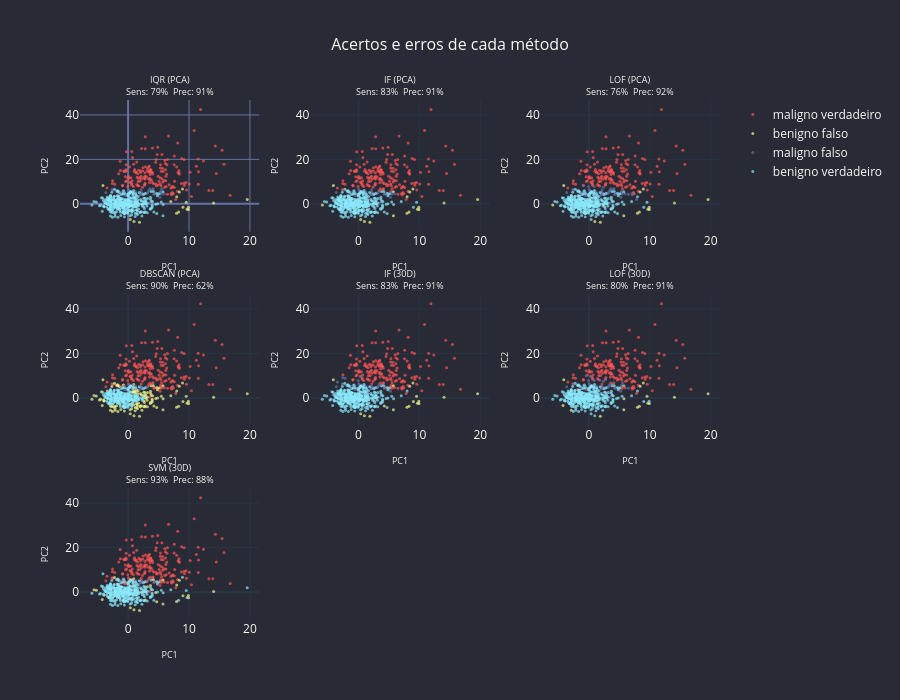

Source (notebook cell):
### Markdown cell above
## 10. Discussão

Observe os resultados:

- Qual método tem a **melhor sensibilidade** (capturou mais malignos)?
- Qual método tem a **melhor precisão** (menos falsos positivos entre os detectados)?
- O **F1-score** equilibra os dois — quem tem o melhor?
- **DBSCAN (30D)** tem 100% de sensibilidade, mas com que custo? (marcou TUDO como anomalia!)
- Algum método deixou passar anomalias reais (falso negativo)?

### PCA vs. todas as features

Note como os resultados diferem ao usar apenas 2 PCs vs. todas as 30 features:

- **DBSCAN com 30 features marca TODOS os 569 pontos como ruído** — isso é a **maldição da dimensionalidade**: em 30 dimensões, as distâncias entre todos os pontos se tornam muito grandes, então o $ eps=0,8 $ não consegue agrupar nenhum ponto. O recall é 100% inútil — não serve para nada porque precisão é apenas 37% (212/569). F1 = 54%, kappa = 0, ou seja, acertou tudo por acaso, já que classificou tudo como maligno, ele vai acertar 100% dos casos de câncer maligno.
- **DBSCAN (PCA)** tem recall de 90% e precisão de 62%, muito melhor. $ F1 = 74\% $.
- **SVM (30D)** com kernel RBF treinado só em benignos alcança **93% recall e 88% precisão** — F1 de **90%**, o melhor resultado!
- **IQR (30D)** tem 94% recall mas apenas 66% precisão: muitos benignos são falsos positivos.
- A variância retida pelo PCA caiu de 63% para **56%** ao treinar só nos benignos os malignos inflavam artificialmente a variância.

**Morale**: Nunca olhe apenas para sensibilidade (recall). Um modelo que marca tudo como anomalia tem 100% de recall, mas é inútil. O **F1-score** equilibra recall e precisão.


### F1 vs. Kappa de Cohen

O Kappa de Cohen mede a concordância entre predição e realidade descontando o acerto esperado ao acaso.
Enquanto o F1 penaliza mais fortemente os falsos positivos (precisão), o Kappa penaliza modelos que acertam por acaso,
como o **DBSCAN (30D)** que ao marcar tudo como anomalia tem $ F1=54\% $ mas $ \kappa = 0,00 $ (nenhuma
concordância além do acaso). O melhor Kappa é do **SVM (30D)** com 0,84 ($ F1=90\% $) — concordância quase perfeita.
O IQR (PCA) também se sai bem: $ \kappa = 0,69 $.

Consulte a tabela e o gráfico de barras para comparar F1 e Kappa lado a lado. O Kappa é especialmente útil para expor modelos que acertam por acaso (DBSCAN 30D: Kappa = 0,00).

Não existe método perfeito. A escolha depende:

- do custo de falsos positivos vs. falsos negativos
- da natureza dos dados
- do contexto de negócio

### Pergunta para reflexão

Os pontos detectados (malignos) parecem **erro de medição**, **evento raro** ou **caso clinicamente importante**? Justifique com base nos resultados.

### Code cell
def tp_fn_fp_tn(real_col, pred_col):
    r = dados[real_col].values
    p = dados[pred_col].values
    tp = (r == 1) & (p == True)
    fp = (r == 0) & (p == True)
    fn = (r == 1) & (p == False)
    tn = (r == 0) & (p == False)
    out = np.full(len(r), "", dtype=object)
    out[tp] = "maligno verdadeiro"
    out[fp] = "benigno falso"
    out[fn] = "maligno falso"
    out[tn] = "benigno verdadeiro"
    return out, tp, fp, fn

selecao = [
    ("IQR (PCA)", "anomalia_iqr_pca"),
    ("IF (PCA)", "anomalia_if_pca"),
    ("LOF (PCA)", "anomalia_lof_pca"),
    ("DBSCAN (PCA)", "anomalia_dbscan_pca"),
    ("IF (30D)", "anomalia_if_full"),
    ("LOF (30D)", "anomalia_lof_full"),
    ("SVM (30D)", "anomalia_svm_full"),
]

cat_cmap2 = {
    "maligno verdadeiro": DRACULA["red"],
    "benigno falso": DRACULA["yellow"],
    "maligno falso": DRACULA["muted"],
    "benigno verdadeiro": DRACULA["cyan"],
}

titles = []
metricas = []
for nome, col in selecao:
    cats, tp, fp, fn = tp_fn_fp_tn("anomalia_real", col)
    sens = tp.sum() / (tp.sum() + fn.sum()) if (tp.sum() + fn.sum()) > 0 else 0
    prec = tp.sum() / (tp.sum() + fp.sum()) if (tp.sum() + fp.sum()) > 0 else 0
    metricas.append((nome, col, sens, prec))
    titles.append(f"{nome}<br>Sens: {sens:.0%}  Prec: {prec:.0%}")

fig = make_subplots(3, 3, subplot_titles=titles,
                     vertical_spacing=0.12, horizontal_spacing=0.08)
for idx, (nome, col, sens, prec) in enumerate(metricas):
    row, col_idx = idx // 3 + 1, idx % 3 + 1
    cats, _, _, _ = tp_fn_fp_tn("anomalia_real", col)
    for cat in cat_cmap2:
        mask = cats == cat
        if mask.sum() == 0:
            continue
        fig.add_trace(go.Scatter(
            x=dados.loc[mask, "pc1"], y=dados.loc[mask, "pc2"],
            mode="markers",
            marker=dict(color=cat_cmap2[cat], size=3, opacity=0.7),
            name=cat, showlegend=(idx == 0)), row=row, col=col_idx)
    fig.update_xaxes(title_text="PC1", row=row, col=col_idx, title_font_size=9)
    fig.update_yaxes(title_text="PC2", row=row, col=col_idx, title_font_size=9)

fig = dracula_layout(fig, title="Acertos e erros de cada método")
fig.update_layout(height=700)
fig.update_annotations(font_size=9)
fig.show()

### Figure 1 — Plotly figure (JSON) as saved in the notebook; plotly's stock layout.template omitted (floating-point values rounded to 4 significant figures; data arrays with more than 128 entries replaced by an {"elided": "..."} marker saying what was removed)
{"data": [{"marker": {"color": "#ff5555", "opacity": 0.7, "size": 3}, "mode": "markers", "name": "maligno verdadeiro", "showlegend": true, "type": "scatter", "x": {"elided": "168 float values"}, "xaxis": "x", "y": {"elided": "168 float values"}, "yaxis": "y"}, {"marker": {"color": "#f1fa8c", "opacity": 0.7, "size": 3}, "mode": "markers", "name": "benigno falso", "showlegend": true, "type": "scatter", "x": [14.04, 8.291, 0.9695, 8.936, 7.96, 19.56, 9.007, 7.015, 8.41, 1.873, 9.892, 9.542, 7.984, -4.123, 9.68, 9.927, 0.3596], "xaxis": "x", "y": [0.3167, -3.695, -7.962, 6.707, -4.216, 1.899, -1.6, 1.015, 5.314, -8.254, -1.502, 0.7406, 3.146, 8.234, -2.399, -2.559, -7.094], "yaxis": "y"}, {"marker": {"color": "#6272a4", "opacity": 0.7, "size": 3}, "mode": "markers", "name": "maligno falso", "showlegend": true, "type": "scatter", "x": [5.352, -2.45, 0.7193, 0.05674, 3.225, -0.3331, 3.023, -2.383, 3.51, 3.067, 0.9375, 4.896, -1.555, 4.104, 4.303, 3.391, 1.322, 2.094, 1.212, 2.294, 0.02196, -0.549, -0.934, -0.8243, -0.5983, 5.237, 5.511, 5.924, 2.154, 0.1796, 5.446, 4.245, 2.32, -3.644, -0.1494, 3.997, 3.591, 0.03637, -1.868, 2.136, -2.645, 5.339, -0.935, 2.064], "xaxis": "x", "y": [4.92, 6.172, 5.474, 6.404, 5.13, 4.006, 4.751, 2.599, 0.3069, 4.806, 3.759, 4.31, 5.609, 6.813, 4.555, 6.041, 4.448, 4.232, 5.303, 4.627, 4.251, 3.651, 0.7825, 4.255, 5.356, 2.971, 6.745, 4.541, 6.229, 5.732, 4.376, 4.348, 4.601, 5.073, 0.1753, 6.525, 6.766, 3.976, 3.636, 5.16, 6.441, 5.595, 5.474, 4.153], "yaxis": "y"}, {"marker": {"color": "#8be9fd", "opacity": 0.7, "size": 3}, "mode": "markers", "name": "benigno verdadeiro", "showlegend": true, "type": "scatter", "x": {"elided": "340 float values"}, "xaxis": "x", "y": {"elided": "340 float values"}, "yaxis": "y"}, {"marker": {"color": "#ff5555", "opacity": 0.7, "size": 3}, "mode": "markers", "name": "maligno verdadeiro", "showlegend": false, "type": "scatter", "x": {"elided": "175 float values"}, "xaxis": "x2", "y": {"elided": "175 float values"}, "yaxis": "y2"}, {"marker": {"color": "#f1fa8c", "opacity": 0.7, "size": 3}, "mode": "markers", "name": "benigno falso", "showlegend": false, "type": "scatter", "x": [14.04, 8.291, 0.9695, 8.936, 7.96, 19.56, -2.229, -5.929, 8.41, 1.873, 9.892, 5.725, 7.984, -4.123, 9.68, 9.927, 0.3596, 5.729], "xaxis": "x2", "y": [0.3167, -3.695, -7.962, 6.707, -4.216, 1.899, 6.567, -0.5367, 5.314, -8.254, -1.502, 5.484, 3.146, 8.234, -2.399, -2.559, -7.094, -5.327], "yaxis": "y2"}, {"marker": {"color": "#6272a4", "opacity": 0.7, "size": 3}, "mode": "markers", "name": "maligno falso", "showlegend": false, "type": "scatter", "x": [5.352, -2.45, 0.7193, 0.05674, 3.225, -0.3331, 3.023, -2.383, 3.51, 3.067, 0.9375, 4.896, -1.555, 4.303, 1.322, 2.094, 1.212, 2.294, 0.02196, -0.549, -0.934, -0.8243, -0.5983, 5.237, 5.924, 2.154, 0.1796, 5.446, 4.245, 2.32, -3.644, -0.1494, 0.03637, -1.868, 2.136, -0.935, 2.064], "xaxis": "x2", "y": [4.92, 6.172, 5.474, 6.404, 5.13, 4.006, 4.751, 2.599, 0.3069, 4.806, 3.759, 4.31, 5.609, 4.555, 4.448, 4.232, 5.303, 4.627, 4.251, 3.651, 0.7825, 4.255, 5.356, 2.971, 4.541, 6.229, 5.732, 4.376, 4.348, 4.601, 5.073, 0.1753, 3.976, 3.636, 5.16, 5.474, 4.153], "yaxis": "y2"}, {"marker": {"color": "#8be9fd", "opacity": 0.7, "size": 3}, "mode": "markers", "name": "benigno verdadeiro", "showlegend": false, "type": "scatter", "x": {"elided": "339 float values"}, "xaxis": "x2", "y": {"elided": "339 float values"}, "yaxis": "y2"}, {"marker": {"color": "#ff5555", "opacity": 0.7, "size": 3}, "mode": "markers", "name": "maligno verdadeiro", "showlegend": false, "type": "scatter", "x": {"elided": "161 float values"}, "xaxis": "x3", "y": {"elided": "161 float values"}, "yaxis": "y3"}, {"marker": {"color": "#f1fa8c", "opacity": 0.7, "size": 3}, "mode": "markers", "name": "benigno falso", "showlegend": false, "type": "scatter", "x": [14.04, 8.291, 0.9695, 8.936, 7.96, 19.56, -5.929, 8.41, 1.873, 9.892, -4.123, 9.68, 9.927, 5.729], "xaxis": "x3", "y": [0.3167, -3.695, -7.962, 6.707, -4.216, 1.899, -0.5367, 5.314, -8.254, -1.502, 8.234, -2.399, -2.559, -5.327], "yaxis": "y3"}, {"marker": {"color": "#6272a4", "opacity": 0.7, "size": 3}, "mode": "markers", "name": "maligno falso", "showlegend": false, "type": "scatter", "x": [7.143, 5.352, -2.45, 0.7193, 0.05674, 3.225, -0.3331, 3.023, -2.383, 3.51, 3.067, 0.9375, 4.896, -1.555, 4.104, 4.303, 3.391, 1.322, 2.094, 1.212, 2.294, 0.02196, -0.9025, -0.549, 0.8719, -0.934, 7.831, -0.8243, -0.05732, -0.5983, 5.237, 5.924, 2.154, 0.1796, 5.446, 4.245, 2.386, 7.074, 2.32, -3.644, -0.1494, 3.997, 3.591, 0.03637, -1.868, 2.136, -2.645, 6.476, 5.339, -0.935, 2.064], "xaxis": "x3", "y": [4.067, 4.92, 6.172, 5.474, 6.404, 5.13, 4.006, 4.751, 2.599, 0.3069, 4.806, 3.759, 4.31, 5.609, 6.813, 4.555, 6.041, 4.448, 4.232, 5.303, 4.627, 4.251, 8.111, 3.651, 7.803, 0.7825, 1.964, 4.255, 7.794, 5.356, 2.971, 4.541, 6.229, 5.732, 4.376, 4.348, 7.502, 4.611, 4.601, 5.073, 0.1753, 6.525, 6.766, 3.976, 3.636, 5.16, 6.441, 4.312, 5.595, 5.474, 4.153], "yaxis": "y3"}, {"marker": {"color": "#8be9fd", "opacity": 0.7, "size": 3}, "mode": "markers", "name": "benigno verdadeiro", "showlegend": false, "type": "scatter", "x": {"elided": "343 float values"}, "xaxis": "x3", "y": {"elided": "343 float values"}, "yaxis": "y3"}, {"marker": {"color": "#ff5555", "opacity": 0.7, "size": 3}, "mode": "markers", "name": "maligno verdadeiro", "showlegend": false, "type": "scatter", "x": {"elided": "191 float values"}, "xaxis": "x4", "y": {"elided": "191 float values"}, "yaxis": "y4"}, {"marker": {"color": "#f1fa8c", "opacity": 0.7, "size": 3}, "mode": "markers", "name": "benigno falso", "showlegend": false, "type": "scatter", "x": [-0.6071, 0.3405, 1.989, 2.275, 3.161, 1.18, 14.04, 8.291, 2.399, 4.812, 3.78, 0.9695, 1.725, 2.202, 3.814, 8.936, 3.658, 2.59, 4.237, 4.158, -0.7432, -2.141, 3.95, 7.96, 19.56, -2.229, 2.952, -2.441, -1.672, 9.007, -5.929, -2.891, 1.569, 3.176, -2.667, 3.158, 0.6514, 0.9908, -1.285, -4.032, 7.015, 1.557, 5.068, 2.575, 3.966, -5.593, 1.085, 2.8, 5.753, 8.41, -3.412, -2.143, -5.212, -4.364, 1.873, -4.687, -3.974, 9.892, 3.919, -3.912, 2.035, 2.682, 2.702, 2.151, 3.681, 1.992, -4.507, -1.689, 9.542, 2.943, 2.909, 4.829, 1.162, 1.141, -1.871, 1.54, 5.725, 1.379, 2.831, -2.733, 3.107, 4.008, 2.622, -2.158, 4.698, 1.653, 5.453, 0.9309, -1.43, 0.6511, 0.9172, 7.984, -4.123, 2.756, 9.68, 9.927, 3.651, -1.723, 2.581, 4.701, 1.327, 1.409, 3.671, 4.542, 0.3596, 5.729, -1.88, 1.398, -2.899, 0.5824, 1.436, -1.194, 0.7958, -4.238, -2.558], "xaxis": "x4", "y": [-5.854, -5.37, -3.938, -5.504, -4.011, -4.264, 0.3167, -3.695, 1.174, 3.659, 5.484, -7.962, -2.308, -3.546, 1.163, 6.707, -2.447, -3.831, -3.645, 5.534, 5.836, -4.625, -0.5803, -4.216, 1.899, 6.567, -0.01595, -3.942, -6.095, -1.6, -0.5367, -5.528, 1.859, 2.405, 5.16, 0.4157, -2.421, 2.733, -2.989, -0.8597, 1.015, -3.4, 4.499, -1.262, -1.187, 1.05, 2.29, 1.138, -0.3444, 5.314, 3.083, -5.585, 0.8556, 2.772, -8.254, -0.9033, -1.356, -1.502, -1.909, -1.299, 1.988, -2.068, -3.925, 1.347, 2.078, -3.675, -0.621, 5.91, 0.7406, 0.02772, 1.47, 0.0263, -5.712, 3.137, 5.715, -4.85, 5.484, 3.766, -3.605, -3.855, -0.9924, 1.029, 0.5538, -3.772, 4.753, 3.267, 0.799, -3.024, 5.135, 2.416, 6.027, 3.146, 8.234, 2.448, -2.399, -2.559, -2.104, 5.461, 2.546, -4.353, 2.62, -4.338, 2.982, -0.2021, -7.094, -5.327, -3.488, -2.768, -3.628, -4.906, -2.644, -5.258, 2.87, -3.372, -6.068], "yaxis": "y4"}, {"marker": {"color": "#6272a4", "opacity": 0.7, "size": 3}, "mode": "markers", "name": "maligno falso", "showlegend": false, "type": "scatter", "x": [0.7193, -0.3331, 3.023, -2.383, 3.067, 1.322, 2.094, 1.212, 2.294, 0.02196, -0.549, -0.934, -0.8243, -0.5983, 0.1796, 2.32, -0.1494, 0.03637, -1.868, 2.136, 2.064], "xaxis": "x4", "y": [5.474, 4.006, 4.751, 2.599, 4.806, 4.448, 4.232, 5.303, 4.627, 4.251, 3.651, 0.7825, 4.255, 5.356, 5.732, 4.601, 0.1753, 3.976, 3.636, 5.16, 4.153], "yaxis": "y4"}, {"marker": {"color": "#8be9fd", "opacity": 0.7, "size": 3}, "mode": "markers", "name": "benigno verdadeiro", "showlegend": false, "type": "scatter", "x": {"elided": "242 float values"}, "xaxis": "x4", "y": {"elided": "242 float values"}, "yaxis": "y4"}, {"marker": {"color": "#ff5555", "opacity": 0.7, "size": 3}, "mode": "markers", "name": "maligno verdadeiro", "showlegend": false, "type": "scatter", "x": {"elided": "175 float values"}, "xaxis": "x5", "y": {"elided": "175 float values"}, "yaxis": "y5"}, {"marker": {"color": "#f1fa8c", "opacity": 0.7, "size": 3}, "mode": "markers", "name": "benigno falso", "showlegend": false, "type": "scatter", "x": [14.04, 8.291, 0.9695, 8.936, 4.237, 7.96, 19.56, 9.007, 8.41, 1.873, 9.892, 9.542, 5.725, -4.123, 9.68, 9.927, 0.3596, 5.729], "xaxis": "x5", "y": [0.3167, -3.695, -7.962, 6.707, -3.645, -4.216, 1.899, -1.6, 5.314, -8.254, -1.502, 0.7406, 5.484, 8.234, -2.399, -2.559, -7.094, -5.327], "yaxis": "y5"}, {"marker": {"color": "#6272a4", "opacity": 0.7, "size": 3}, "mode": "markers", "name": "maligno falso", "showlegend": false, "type": "scatter", "x": [-2.45, 0.7193, 0.05674, 3.225, 3.023, -2.383, 3.51, 3.067, 0.9375, -1.555, 3.391, 1.322, 2.094, 1.212, 2.294, 0.02196, -0.549, -0.934, -0.8243, -0.05732, -0.5983, 5.237, 0.1796, 4.245, 0.4259, 2.32, -3.453, -3.644, -2.197, -2.574, -0.1494, 0.03637, -1.868, 2.136, -2.645, -0.935, 2.064], "xaxis": "x5", "y": [6.172, 5.474, 6.404, 5.13, 4.751, 2.599, 0.3069, 4.806, 3.759, 5.609, 6.041, 4.448, 4.232, 5.303, 4.627, 4.251, 3.651, 0.7825, 4.255, 7.794, 5.356, 2.971, 5.732, 4.348, 9.494, 4.601, 7.154, 5.073, 8.812, 9.13, 0.1753, 3.976, 3.636, 5.16, 6.441, 5.474, 4.153], "yaxis": "y5"}, {"marker": {"color": "#8be9fd", "opacity": 0.7, "size": 3}, "mode": "markers", "name": "benigno verdadeiro", "showlegend": false, "type": "scatter", "x": {"elided": "339 float values"}, "xaxis": "x5", "y": {"elided": "339 float values"}, "yaxis": "y5"}, {"marker": {"color": "#ff5555", "opacity": 0.7, "size": 3}, "mode": "markers", "name": "maligno verdadeiro", "showlegend": false, "type": "scatter", "x": {"elided": "169 float values"}, "xaxis": "x6", "y": {"elided": "169 float values"}, "yaxis": "y6"}, {"marker": {"color": "#f1fa8c", "opacity": 0.7, "size": 3}, "mode": "markers", "name": "benigno falso", "showlegend": false, "type": "scatter", "x": [14.04, 8.291, 8.936, 7.96, 19.56, -2.891, 5.753, 8.41, 1.873, 9.542, -2.882, -4.123, 9.68, 9.927, 5.729, -4.238], "xaxis": "x6", "y": [0.3167, -3.695, 6.707, -4.216, 1.899, -5.528, -0.3444, 5.314, -8.254, 0.7406, -2.227, 8.234, -2.399, -2.559, -5.327, -3.372], "yaxis": "y6"}, {"marker": {"color": "#6272a4", "opacity": 0.7, "size": 3}, "mode": "markers", "name": "maligno falso", "showlegend": false, "type": "scatter", "x": [-2.45, 0.7193, 0.05674, 3.225, 3.023, -2.383, 3.51, 3.067, 0.9375, 4.896, -1.555, 4.104, 4.303, 3.391, 1.322, 2.094, 1.212, 2.294, 0.02196, -0.549, 1.785, 0.8719, -0.934, -0.8243, -0.05732, -0.5983, 5.237, 5.511, 0.1796, 4.245, 2.386, 0.4259, 2.32, -3.644, -0.1494, 2.723, 0.03637, 2.136, -0.4183, 6.476, 5.339, -0.935, 2.064], "xaxis": "x6", "y": [6.172, 5.474, 6.404, 5.13, 4.751, 2.599, 0.3069, 4.806, 3.759, 4.31, 5.609, 6.813, 4.555, 6.041, 4.448, 4.232, 5.303, 4.627, 4.251, 3.651, 8.007, 7.803, 0.7825, 4.255, 7.794, 5.356, 2.971, 6.745, 5.732, 4.348, 7.502, 9.494, 4.601, 5.073, 0.1753, 8.626, 3.976, 5.16, 10.02, 4.312, 5.595, 5.474, 4.153], "yaxis": "y6"}, {"marker": {"color": "#8be9fd", "opacity": 0.7, "size": 3}, "mode": "markers", "name": "benigno verdadeiro", "showlegend": false, "type": "scatter", "x": {"elided": "341 float values"}, "xaxis": "x6", "y": {"elided": "341 float values"}, "yaxis": "y6"}, {"marker": {"color": "#ff5555", "opacity": 0.7, "size": 3}, "mode": "markers", "name": "maligno verdadeiro", "showlegend": false, "type": "scatter", "x": {"elided": "198 float values"}, "xaxis": "x7", "y": {"elided": "198 float values"}, "yaxis": "y7"}, {"marker": {"color": "#f1fa8c", "opacity": 0.7, "size": 3}, "mode": "markers", "name": "benigno falso", "showlegend": false, "type": "scatter", "x": [14.04, 0.9695, 4.158, 7.96, -2.229, -1.74, 9.007, 3.176, -3.33, -5.593, 8.41, -5.212, 1.873, 9.892, 0.4467, 5.725, 2.831, 0.9172, 7.984, 9.927, 4.701, 0.3407, 3.671, 4.542, 0.3596, 5.729, 2.118, -4.238], "xaxis": "x7", "y": [0.3167, -7.962, 5.534, -4.216, 6.567, -2.288, -1.6, 2.405, -2.08, 1.05, 5.314, 0.8556, -8.254, -1.502, 5.539, 5.484, -3.605, 6.027, 3.146, -2.559, -4.353, 2.776, 2.982, -0.2021, -7.094, -5.327, -0.1202, -3.372], "yaxis": "y7"}, {"marker": {"color": "#6272a4", "opacity": 0.7, "size": 3}, "mode": "markers", "name": "maligno falso", "showlegend": false, "type": "scatter", "x": [3.225, -2.383, 1.322, 2.094, 1.212, 2.294, 0.02196, -0.934, 4.245, 2.32, -0.1494, 0.03637, -0.935, 2.064], "xaxis": "x7", "y": [5.13, 2.599, 4.448, 4.232, 5.303, 4.627, 4.251, 0.7825, 4.348, 4.601, 0.1753, 3.976, 5.474, 4.153], "yaxis": "y7"}, {"marker": {"color": "#8be9fd", "opacity": 0.7, "size": 3}, "mode": "markers", "name": "benigno verdadeiro", "showlegend": false, "type": "scatter", "x": {"elided": "329 float values"}, "xaxis": "x7", "y": {"elided": "329 float values"}, "yaxis": "y7"}], "layout": {"annotations": [{"font": {"size": 9}, "showarrow": false, "text": "IQR (PCA)<br>Sens: 79%  Prec: 91%", "x": 0.14, "xanchor": "center", "xref": "paper", "y": 1.0, "yanchor": "bottom", "yref": "paper"}, {"font": {"size": 9}, "showarrow": false, "text": "IF (PCA)<br>Sens: 83%  Prec: 91%", "x": 0.5, "xanchor": "center", "xref": "paper", "y": 1.0, "yanchor": "bottom", "yref": "paper"}, {"font": {"size": 9}, "showarrow": false, "text": "LOF (PCA)<br>Sens: 76%  Prec: 92%", "x": 0.86, "xanchor": "center", "xref": "paper", "y": 1.0, "yanchor": "bottom", "yref": "paper"}, {"font": {"size": 9}, "showarrow": false, "text": "DBSCAN (PCA)<br>Sens: 90%  Prec: 62%", "x": 0.14, "xanchor": "center", "xref": "paper", "y": 0.6267, "yanchor": "bottom", "yref": "paper"}, {"font": {"size": 9}, "showarrow": false, "text": "IF (30D)<br>Sens: 83%  Prec: 91%", "x": 0.5, "xanchor": "center", "xref": "paper", "y": 0.6267, "yanchor": "bottom", "yref": "paper"}, {"font": {"size": 9}, "showarrow": false, "text": "LOF (30D)<br>Sens: 80%  Prec: 91%", "x": 0.86, "xanchor": "center", "xref": "paper", "y": 0.6267, "yanchor": "bottom", "yref": "paper"}, {"font": {"size": 9}, "showarrow": false, "text": "SVM (30D)<br>Sens: 93%  Prec: 88%", "x": 0.14, "xanchor": "center", "xref": "paper", "y": 0.2533, "yanchor": "bottom", "yref": "paper"}], "font": {"color": "#f8f8f2", "size": 12}, "height": 700, "legend": {"font": {"color": "#f8f8f2"}}, "paper_bgcolor": "#282a36", "plot_bgcolor": "#282a36", "title": {"font": {"color": "#f8f8f2", "size": 16}, "text": "Acertos e erros de cada método", "x": 0.5}, "xaxis": {"anchor": "y", "domain": [0.0, 0.28], "gridcolor": "#6272a4", "title": {"font": {"size": 9}, "text": "PC1"}, "zerolinecolor": "#6272a4"}, "xaxis2": {"anchor": "y2", "domain": [0.36, 0.64], "title": {"font": {"size": 9}, "text": "PC1"}}, "xaxis3": {"anchor": "y3", "domain": [0.72, 1.0], "title": {"font": {"size": 9}, "text": "PC1"}}, "xaxis4": {"anchor": "y4", "domain": [0.0, 0.28], "title": {"font": {"size": 9}, "text": "PC1"}}, "xaxis5": {"anchor": "y5", "domain": [0.36, 0.64], "title": {"font": {"size": 9}, "text": "PC1"}}, "xaxis6": {"anchor": "y6", "domain": [0.72, 1.0], "title": {"font": {"size": 9}, "text": "PC1"}}, "xaxis7": {"anchor": "y7", "domain": [0.0, 0.28], "title": {"font": {"size": 9}, "text": "PC1"}}, "xaxis8": {"anchor": "y8", "domain": [0.36, 0.64]}, "xaxis9": {"anchor": "y9", "domain": [0.72, 1.0]}, "yaxis": {"anchor": "x", "domain": [0.7467, 1.0], "gridcolor": "#6272a4", "title": {"font": {"size": 9}, "text": "PC2"}, "zerolinecolor": "#6272a4"}, "yaxis2": {"anchor": "x2", "domain": [0.7467, 1.0], "title": {"font": {"size": 9}, "text": "PC2"}}, "yaxis3": {"anchor": "x3", "domain": [0.7467, 1.0], "title": {"font": {"size": 9}, "text": "PC2"}}, "yaxis4": {"anchor": "x4", "domain": [0.3733, 0.6267], "title": {"font": {"size": 9}, "text": "PC2"}}, "yaxis5": {"anchor": "x5", "domain": [0.3733, 0.6267], "title": {"font": {"size": 9}, "text": "PC2"}}, "yaxis6": {"anchor": "x6", "domain": [0.3733, 0.6267], "title": {"font": {"size": 9}, "text": "PC2"}}, "yaxis7": {"anchor": "x7", "domain": [0.0, 0.2533], "title": {"font": {"size": 9}, "text": "PC2"}}, "yaxis8": {"anchor": "x8", "domain": [0.0, 0.2533]}, "yaxis9": {"anchor": "x9", "domain": [0.0, 0.2533]}}}
